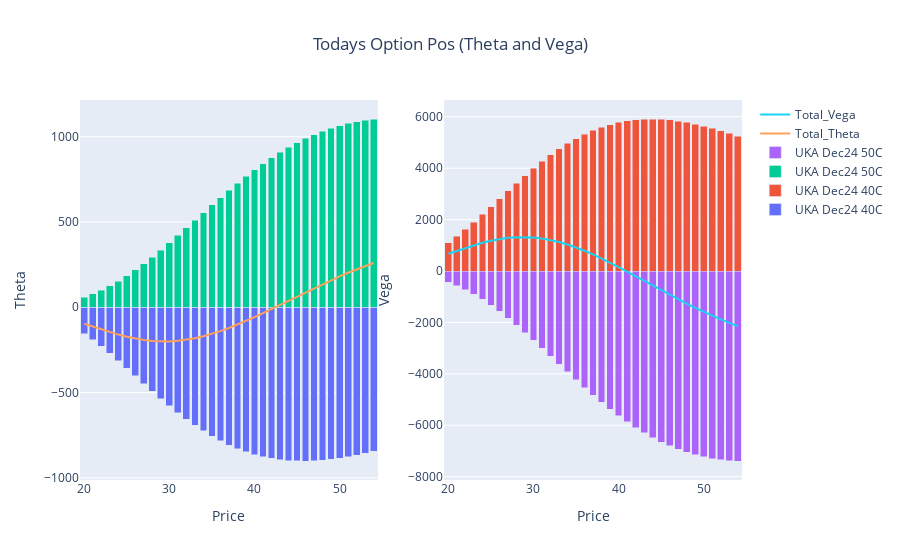

The notebook cell saved with this chart:
### Code cell
fig_t = go.Figure()
for i in list(t)[1:-1]:
    fig_t.add_trace(go.Bar(x=t.Price, y=t[i], name=i, base=0))

fig_t.add_trace(go.Scatter(x=t.Price, y=t.Option_Theta, mode='lines', name='Total_Theta'))


#~~~~~~~~~~~~~~~~~~~~~~~~~~~~~~~~~~~~~~~~~~~~~~~~~~~~~~~~~~~~~~~~~~~~~~~~~~~~~~~~~
fig_v = go.Figure()
for i in list(v)[1:-1]:
    fig_v.add_trace(go.Bar(x=v.Price, y=v[i], name=i, base=0))

fig_v.add_trace(go.Scatter(x=v.Price, y=v.Option_Vega, mode='lines', name='Total_Vega'))

#~~~~~~~~~~~~~~~~~~~~~~~~~~~~~~~~~~~~~~~~~~~~~~~~~~~~~~~~~~~~~~~~~~~~~~~~~~~~~~~~
fig = make_subplots(rows=1, cols=2)
for i in range(0,len(fig_p.data)):
    fig.add_trace(fig_t.data[i], row=1, col=1)
    fig.add_trace(fig_v.data[i], row=1, col=2)
    
fig.update_layout(title={'text': 'Todays Option Pos (Theta and Vega)','x': 0.5,'xanchor': 'center'}, barmode='stack')

fig.update_xaxes(title_text="Price", row=1, col=1)
fig.update_yaxes(title_text="Theta", row=1, col=1)
fig.update_xaxes(title_text="Price", row=1, col=2)
fig.update_yaxes(title_text="Vega", row=1, col=2)    
fig.show()

### Figure 1 — Plotly figure (JSON) as saved in the notebook; plotly's stock layout.template omitted (floating-point values rounded to 4 significant figures)
{"data": [{"base": 0, "name": "UKA Dec24 40C", "type": "bar", "x": [20, 21, 22, 23, 24, 25, 26, 27, 28, 29, 30, 31, 32, 33, 34, 35, 36, 37, 38, 39, 40, 41, 42, 43, 44, 45, 46, 47, 48, 49, 50, 51, 52, 53, 54], "xaxis": "x", "y": [-156.0, -191.3, -229.7, -270.6, -313.4, -357.5, -402.3, -447.3, -491.9, -535.5, -577.7, -618.1, -656.3, -692.2, -725.3, -755.7, -783.2, -807.7, -829.2, -847.7, -863.3, -876.1, -886.1, -893.5, -898.4, -901.0, -901.4, -899.7, -896.2, -891.0, -884.2, -876.0, -866.5, -855.9, -844.3], "yaxis": "y"}, {"base": 0, "name": "UKA Dec24 40C", "type": "bar", "x": [20, 21, 22, 23, 24, 25, 26, 27, 28, 29, 30, 31, 32, 33, 34, 35, 36, 37, 38, 39, 40, 41, 42, 43, 44, 45, 46, 47, 48, 49, 50, 51, 52, 53, 54], "xaxis": "x2", "y": [1104.0, 1352.0, 1620.0, 1904.0, 2200.0, 2505.0, 2812.0, 3119.0, 3421.0, 3715.0, 3997.0, 4265.0, 4516.0, 4749.0, 4961.0, 5152.0, 5322.0, 5469.0, 5595.0, 5698.0, 5781.0, 5843.0, 5885.0, 5908.0, 5914.0, 5902.0, 5876.0, 5835.0, 5782.0, 5716.0, 5640.0, 5554.0, 5460.0, 5359.0, 5251.0], "yaxis": "y2"}, {"base": 0, "name": "UKA Dec24 50C", "type": "bar", "x": [20, 21, 22, 23, 24, 25, 26, 27, 28, 29, 30, 31, 32, 33, 34, 35, 36, 37, 38, 39, 40, 41, 42, 43, 44, 45, 46, 47, 48, 49, 50, 51, 52, 53, 54], "xaxis": "x", "y": [59.64, 78.17, 99.93, 124.9, 153.1, 184.4, 218.5, 255.2, 294.2, 335.1, 377.5, 421.2, 465.6, 510.3, 555.1, 599.5, 643.3, 686.0, 727.5, 767.4, 805.6, 841.8, 876.0, 907.9, 937.6, 964.8, 989.7, 1012.0, 1032.0, 1050.0, 1065.0, 1078.0, 1089.0, 1097.0, 1104.0], "yaxis": "y"}, {"base": 0, "name": "UKA Dec24 50C", "type": "bar", "x": [20, 21, 22, 23, 24, 25, 26, 27, 28, 29, 30, 31, 32, 33, 34, 35, 36, 37, 38, 39, 40, 41, 42, 43, 44, 45, 46, 47, 48, 49, 50, 51, 52, 53, 54], "xaxis": "x2", "y": [-431.8, -565.2, -721.5, -900.7, -1102.0, -1325.0, -1568.0, -1828.0, -2104.0, -2393.0, -2691.0, -2997.0, -3306.0, -3618.0, -3927.0, -4233.0, -4532.0, -4823.0, -5103.0, -5371.0, -5625.0, -5864.0, -6086.0, -6292.0, -6480.0, -6651.0, -6803.0, -6937.0, -7052.0, -7151.0, -7231.0, -7295.0, -7342.0, -7373.0, -7389.0], "yaxis": "y2"}, {"mode": "lines", "name": "Total_Theta", "type": "scatter", "x": [20, 21, 22, 23, 24, 25, 26, 27, 28, 29, 30, 31, 32, 33, 34, 35, 36, 37, 38, 39, 40, 41, 42, 43, 44, 45, 46, 47, 48, 49, 50, 51, 52, 53, 54], "xaxis": "x", "y": [-96.36, -113.2, -129.8, -145.6, -160.2, -173.1, -183.8, -192.1, -197.7, -200.4, -200.1, -196.9, -190.8, -181.8, -170.2, -156.2, -139.9, -121.7, -101.7, -80.33, -57.76, -34.28, -10.14, 14.41, 39.14, 63.85, 88.34, 112.4, 136.0, 158.8, 180.9, 202.1, 222.2, 241.3, 259.4], "yaxis": "y"}, {"mode": "lines", "name": "Total_Vega", "type": "scatter", "x": [20, 21, 22, 23, 24, 25, 26, 27, 28, 29, 30, 31, 32, 33, 34, 35, 36, 37, 38, 39, 40, 41, 42, 43, 44, 45, 46, 47, 48, 49, 50, 51, 52, 53, 54], "xaxis": "x2", "y": [672.4, 786.6, 898.1, 1003.0, 1098.0, 1179.0, 1244.0, 1291.0, 1317.0, 1322.0, 1306.0, 1268.0, 1210.0, 1131.0, 1034.0, 919.2, 789.4, 646.2, 491.5, 327.4, 155.9, -21.12, -201.7, -384.2, -566.8, -748.1, -926.6, -1101.0, -1271.0, -1434.0, -1591.0, -1740.0, -1882.0, -2014.0, -2139.0], "yaxis": "y2"}], "layout": {"barmode": "stack", "title": {"text": "Todays Option Pos (Theta and Vega)", "x": 0.5, "xanchor": "center"}, "xaxis": {"anchor": "y", "domain": [0, 0.45], "title": {"text": "Price"}}, "xaxis2": {"anchor": "y2", "domain": [0.55, 1], "title": {"text": "Price"}}, "yaxis": {"anchor": "x", "domain": [0, 1], "title": {"text": "Theta"}}, "yaxis2": {"anchor": "x2", "domain": [0, 1], "title": {"text": "Vega"}}}}
